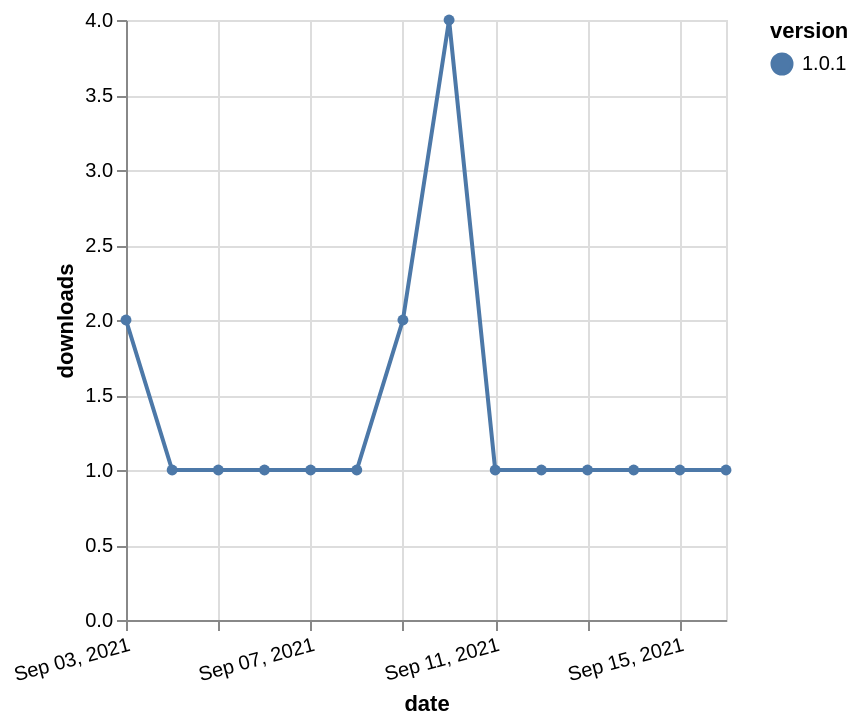

Write a Vega-Lite specification for this figure.
### Vega-Lite specification from a JSON file in a GitHub repository (floating-point values rounded to 4 significant figures)
{"$schema": "https://vega.github.io/schema/vega-lite/v5.json", "description": "A simple bar chart with embedded data.", "data": {"values": [{"date": "2021-09-03", "total": 517, "delta": 2, "version": "1.0.1"}, {"date": "2021-09-04", "total": 518, "delta": 1, "version": "1.0.1"}, {"date": "2021-09-05", "total": 519, "delta": 1, "version": "1.0.1"}, {"date": "2021-09-06", "total": 520, "delta": 1, "version": "1.0.1"}, {"date": "2021-09-07", "total": 521, "delta": 1, "version": "1.0.1"}, {"date": "2021-09-08", "total": 522, "delta": 1, "version": "1.0.1"}, {"date": "2021-09-09", "total": 524, "delta": 2, "version": "1.0.1"}, {"date": "2021-09-10", "total": 528, "delta": 4, "version": "1.0.1"}, {"date": "2021-09-11", "total": 529, "delta": 1, "version": "1.0.1"}, {"date": "2021-09-12", "total": 530, "delta": 1, "version": "1.0.1"}, {"date": "2021-09-13", "total": 531, "delta": 1, "version": "1.0.1"}, {"date": "2021-09-14", "total": 532, "delta": 1, "version": "1.0.1"}, {"date": "2021-09-15", "total": 533, "delta": 1, "version": "1.0.1"}, {"date": "2021-09-16", "total": 534, "delta": 1, "version": "1.0.1"}]}, "width": "container", "mark": {"type": "line", "point": {"filled": true}}, "encoding": {"x": {"field": "date", "type": "temporal", "timeUnit": "yearmonthdate", "title": "date", "axis": {"labelAngle": -15}}, "y": {"field": "delta", "type": "quantitative", "title": "downloads"}, "color": {"field": "version", "type": "nominal"}, "tooltip": {"field": "delta"}}}
